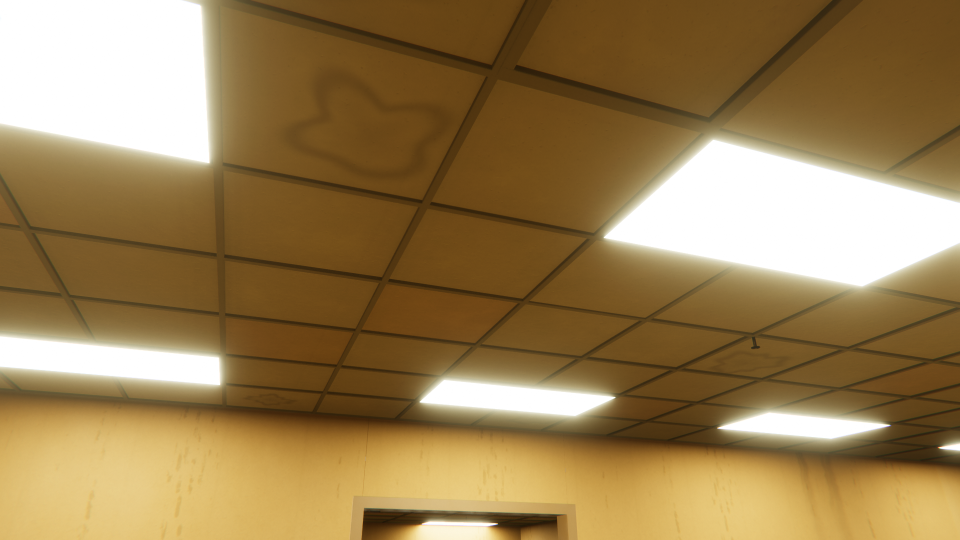
#> input picture artifacts/shots/03_ceiling.png, 1920 x 1080 px (shown at 1/2 size)
$ python ceiling-check.py
#> lines starting #> are read from the running program, lines starting #| are printed output that depends on the picture
# -*- coding: utf-8 -*-
"""天井が実物の納まりになっているかを画像から測る。

見た目で「グリッドが太い」と言っても水掛け論になるので数字で出す。

  グリッドの占有率
      水平走査線 1 本の上で、局所中央値より暗い画素が占める割合。
      実物の 15/16" T バーは見付 24mm、タイルの割付は 600mm なので、
      タイル面がフランジと面一 (露出 1.6mm) なら 24/600 = 4.0% になる。
      タイル面を 14mm 引っ込めていたときは、下から見るとバーの側面まで
      見えるので、視線が斜めなほどこれが太る。

  タイルとバーの輝度比
      実測で T バーはタイルの 0.4-0.5 段下。ここが 1 段以上開くと
      格天井のような影の溝ができている。

  タイル面の分散
      1 枚ごとの色ムラと亀裂。完全に平坦なら 0 に近い = 「白い板」。

    python tools/ceiling-check.py [画像 ...]
"""
import os
import sys
import numpy as np
from PIL import Image

ROOT = os.path.dirname(os.path.dirname(os.path.abspath(__file__)))
W = np.array([.2126, .7152, .0722])


def lin(x):
    return np.where(x <= 0.04045, x / 12.92, ((x + 0.055) / 1.055) ** 2.4)


def luma(p):
#> called with p = 'artifacts/shots/03_ceiling.png'
    a = np.asarray(Image.open(p).convert('RGB'), np.float32) / 255.0
    return lin(a) @ W
#> in lin, `return np.where(x <= 0.04045, x / 12.92, ((x + 0.055) / 1.055) ** 2.4)`:
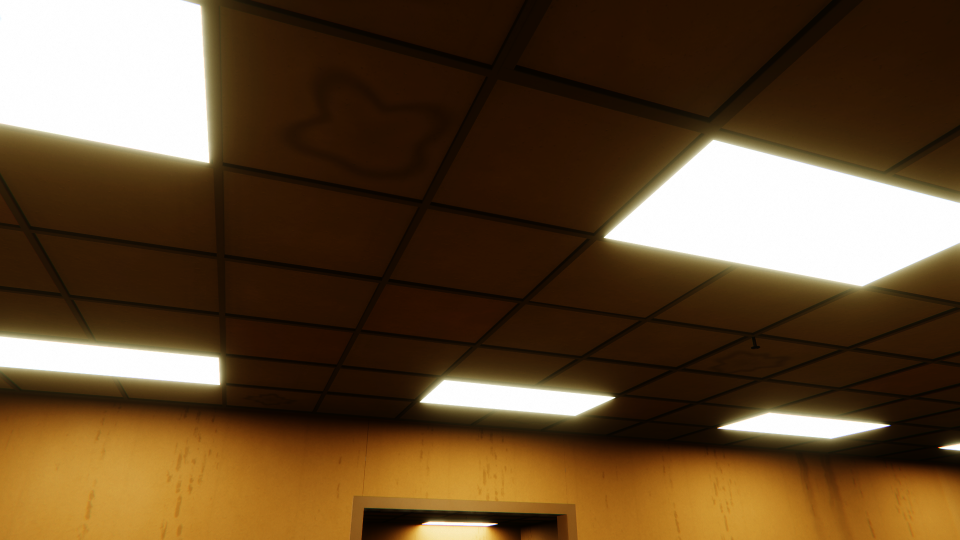
#> returned value: shape (1080, 1920, 3) float32 (shown at 1/2 size); mean of channels 0, 1, 2 0.391, 0.298, 0.192; drawn as R, G, B
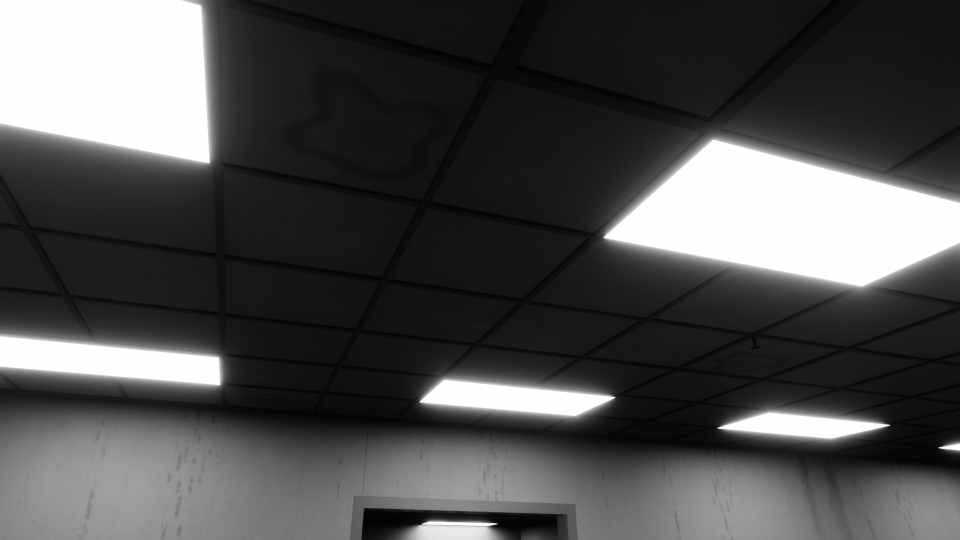
#> returned value: shape (1080, 1920) float64 (shown at 1/2 size); min 0.00768, max 1, mean 0.31


def running_median(v, half):
    """局所中央値。奥行きで露出が変わるので固定閾値は使えない。"""
    n = len(v)
    out = np.empty(n, np.float32)
    for i in range(n):
        a, b = max(0, i - half), min(n, i + half + 1)
        out[i] = np.median(v[a:b])
    return out


def duty(row, half=60, k=0.90):
    med = running_median(row, half)
    dark = row < med * k
    return float(dark.mean()) * 100.0, med


def analyse(path, bands=(0.10, 0.18, 0.26)):
    Y = luma(path)
    h, w = Y.shape
#> h = 1080; w = 1920
    print('--- %s  (%dx%d)' % (os.path.basename(path), w, h))
#| --- 03_ceiling.png  (1920x1080)
    duties = []
    for f in bands:
        row = Y[int(h * f)]
        d, med = duty(row)
        duties.append(d)
        # バー = 局所中央値より暗い画素、タイル = 明るい画素
        m = running_median(row, 60)
        bar = row[row < m * 0.90]
        tile = row[row > m * 1.02]
        stops = (np.log2(tile.mean() / bar.mean()) if len(bar) and len(tile) else float('nan'))
        print('    y=%4d  グリッド占有率 %5.1f %%   タイル/バー %.2f 段   タイル平均 %.3f'
              % (int(h * f), d, stops, tile.mean() if len(tile) else 0))
#> this loop made 3 passes
#> (d, stops) on passes 1 to 3: (8.07, 1.15), (9.17, 0.723), (5.78, 1.71)
#|     y= 108  グリッド占有率   8.1 %   タイル/バー 1.15 段   タイル平均 0.084
#|     y= 194  グリッド占有率   9.2 %   タイル/バー 0.72 段   タイル平均 0.091
#|     y= 280  グリッド占有率   5.8 %   タイル/バー 1.71 段   タイル平均 0.235
#> after the loop, duties = [8.07, 9.17, 5.78]
    # 天井帯のなかのタイル面の細かい分散（12x12 のブロック標準偏差の中央値）
    top = Y[int(h * 0.06):int(h * 0.30)]
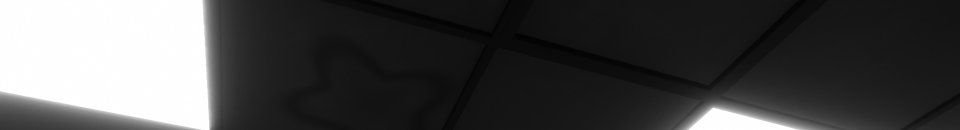
#> top: shape (260, 1920) float64 (shown at 1/2 size); min 0.0119, max 1, mean 0.292
    bh, bw = top.shape[0] // 12 * 12, top.shape[1] // 12 * 12
#> bh = 252; bw = 1920
    blk = top[:bh, :bw].reshape(bh // 12, 12, bw // 12, 12).transpose(0, 2, 1, 3).reshape(-1, 144)
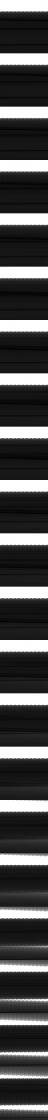
#> blk: shape (3360, 144) float64 (shown at 1/3 size); min 0.0119, max 1, mean 0.292
    rel = blk.std(1) / np.maximum(blk.mean(1), 1e-4)
#> rel = 3360 values, max 0.642 at index 1212, min 0.00226 at index 346, mean 0.0488
    clip = float((np.asarray(Image.open(path).convert('RGB')) >= 254).all(-1).mean() * 100)
#> clip = 13.74
    print('    グリッド占有率 平均 %.1f %%   面の相対分散(中央値) %.4f   白飛び %.2f %%'
          % (np.mean(duties), np.median(rel), clip))
#|     グリッド占有率 平均 7.7 %   面の相対分散(中央値) 0.0207   白飛び 13.74 %
    return np.mean(duties)


if __name__ == '__main__':
    args = sys.argv[1:] or [os.path.join(ROOT, 'artifacts', 'shots', '03_ceiling.png')]
    print('実物の 15/16 インチ T バー: 見付 24mm / 割付 600mm -> 幾何的な占有率 4.0 %')
    print('=' * 74)
    for a in args:
        analyse(a)
    print('=' * 74)
